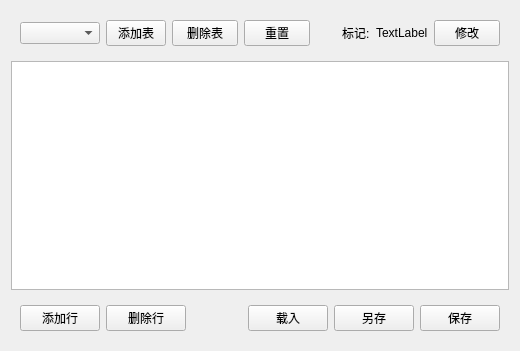
<?xml version="1.0" encoding="UTF-8"?>
<ui version="4.0">
 <class>Attach</class>
 <widget class="QWidget" name="Attach">
  <property name="geometry">
   <rect>
    <x>0</x>
    <y>0</y>
    <width>520</width>
    <height>351</height>
   </rect>
  </property>
  <property name="sizePolicy">
   <sizepolicy hsizetype="Fixed" vsizetype="Fixed">
    <horstretch>0</horstretch>
    <verstretch>0</verstretch>
   </sizepolicy>
  </property>
  <property name="minimumSize">
   <size>
    <width>520</width>
    <height>351</height>
   </size>
  </property>
  <property name="maximumSize">
   <size>
    <width>520</width>
    <height>351</height>
   </size>
  </property>
  <property name="windowTitle">
   <string>Form</string>
  </property>
  <layout class="QVBoxLayout" name="verticalLayout">
   <item>
    <widget class="QWidget" name="widget_2" native="true">
     <layout class="QHBoxLayout" name="horizontalLayout_2" stretch="0,0,0,0,0,0,0,0">
      <property name="leftMargin">
       <number>9</number>
      </property>
      <item>
       <widget class="EditableComboBox" name="comboBox">
        <property name="sizePolicy">
         <sizepolicy hsizetype="Fixed" vsizetype="Fixed">
          <horstretch>0</horstretch>
          <verstretch>0</verstretch>
         </sizepolicy>
        </property>
        <property name="minimumSize">
         <size>
          <width>80</width>
          <height>0</height>
         </size>
        </property>
       </widget>
      </item>
      <item>
       <widget class="QPushButton" name="btnAddTable">
        <property name="sizePolicy">
         <sizepolicy hsizetype="Fixed" vsizetype="Fixed">
          <horstretch>0</horstretch>
          <verstretch>0</verstretch>
         </sizepolicy>
        </property>
        <property name="minimumSize">
         <size>
          <width>60</width>
          <height>0</height>
         </size>
        </property>
        <property name="maximumSize">
         <size>
          <width>70</width>
          <height>16777215</height>
         </size>
        </property>
        <property name="text">
         <string>添加表</string>
        </property>
       </widget>
      </item>
      <item>
       <widget class="QPushButton" name="btnDelTable">
        <property name="sizePolicy">
         <sizepolicy hsizetype="Fixed" vsizetype="Fixed">
          <horstretch>0</horstretch>
          <verstretch>0</verstretch>
         </sizepolicy>
        </property>
        <property name="minimumSize">
         <size>
          <width>60</width>
          <height>0</height>
         </size>
        </property>
        <property name="text">
         <string>删除表</string>
        </property>
       </widget>
      </item>
      <item>
       <widget class="QPushButton" name="btnReset">
        <property name="sizePolicy">
         <sizepolicy hsizetype="Fixed" vsizetype="Fixed">
          <horstretch>0</horstretch>
          <verstretch>0</verstretch>
         </sizepolicy>
        </property>
        <property name="minimumSize">
         <size>
          <width>60</width>
          <height>0</height>
         </size>
        </property>
        <property name="text">
         <string>重置</string>
        </property>
       </widget>
      </item>
      <item>
       <spacer name="horizontalSpacer">
        <property name="orientation">
         <enum>Qt::Orientation::Horizontal</enum>
        </property>
        <property name="sizeHint" stdset="0">
         <size>
          <width>40</width>
          <height>20</height>
         </size>
        </property>
       </spacer>
      </item>
      <item>
       <widget class="QLabel" name="label">
        <property name="text">
         <string>标记:</string>
        </property>
       </widget>
      </item>
      <item>
       <widget class="QLabel" name="labelFlag">
        <property name="text">
         <string>TextLabel</string>
        </property>
       </widget>
      </item>
      <item>
       <widget class="QPushButton" name="btnModifyFlag">
        <property name="sizePolicy">
         <sizepolicy hsizetype="Minimum" vsizetype="Fixed">
          <horstretch>0</horstretch>
          <verstretch>0</verstretch>
         </sizepolicy>
        </property>
        <property name="minimumSize">
         <size>
          <width>60</width>
          <height>0</height>
         </size>
        </property>
        <property name="text">
         <string>修改</string>
        </property>
       </widget>
      </item>
     </layout>
    </widget>
   </item>
   <item>
    <widget class="QTableView" name="configTable">
     <property name="sizePolicy">
      <sizepolicy hsizetype="Expanding" vsizetype="Expanding">
       <horstretch>0</horstretch>
       <verstretch>0</verstretch>
      </sizepolicy>
     </property>
     <property name="minimumSize">
      <size>
       <width>0</width>
       <height>0</height>
      </size>
     </property>
     <property name="maximumSize">
      <size>
       <width>16777215</width>
       <height>16777215</height>
      </size>
     </property>
    </widget>
   </item>
   <item>
    <widget class="QWidget" name="widget" native="true">
     <layout class="QHBoxLayout" name="horizontalLayout">
      <item>
       <widget class="QPushButton" name="btnAddRow">
        <property name="sizePolicy">
         <sizepolicy hsizetype="Fixed" vsizetype="Fixed">
          <horstretch>0</horstretch>
          <verstretch>0</verstretch>
         </sizepolicy>
        </property>
        <property name="text">
         <string>添加行</string>
        </property>
       </widget>
      </item>
      <item>
       <widget class="QPushButton" name="btnRemoveRow">
        <property name="sizePolicy">
         <sizepolicy hsizetype="Fixed" vsizetype="Fixed">
          <horstretch>0</horstretch>
          <verstretch>0</verstretch>
         </sizepolicy>
        </property>
        <property name="text">
         <string>删除行</string>
        </property>
       </widget>
      </item>
      <item>
       <spacer name="horizontalSpacer_2">
        <property name="orientation">
         <enum>Qt::Orientation::Horizontal</enum>
        </property>
        <property name="sizeHint" stdset="0">
         <size>
          <width>40</width>
          <height>20</height>
         </size>
        </property>
       </spacer>
      </item>
      <item>
       <widget class="QPushButton" name="btnLoad">
        <property name="text">
         <string>载入</string>
        </property>
       </widget>
      </item>
      <item>
       <widget class="QPushButton" name="btnSaveTo">
        <property name="text">
         <string>另存</string>
        </property>
       </widget>
      </item>
      <item>
       <widget class="QPushButton" name="btnSave">
        <property name="sizePolicy">
         <sizepolicy hsizetype="Fixed" vsizetype="Fixed">
          <horstretch>0</horstretch>
          <verstretch>0</verstretch>
         </sizepolicy>
        </property>
        <property name="text">
         <string>保存</string>
        </property>
       </widget>
      </item>
     </layout>
    </widget>
   </item>
  </layout>
 </widget>
 <customwidgets>
  <customwidget>
   <class>EditableComboBox</class>
   <extends>QComboBox</extends>
   <header>editablecombobox.h</header>
  </customwidget>
 </customwidgets>
 <resources/>
 <connections/>
</ui>
